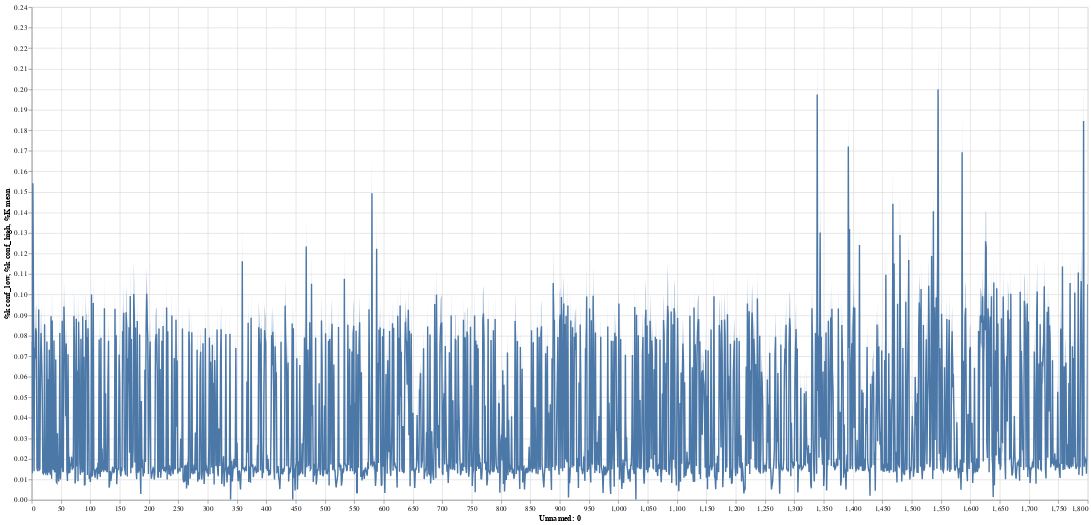

Notebook cell for this chart:
### Code cell
import altair as alt

line = alt.Chart(pre_joined_pitching_cnf_df.reset_index()).mark_line().encode(
    x='Unnamed: 0',
    y='%K mean'
)

band = line.mark_area(opacity=0.5).encode(
    x='Unnamed: 0',
    y='%k conf_low',
    y2='%k conf_high',
    tooltip=['name_last', 'name_first','spin_low_conf', 'spin_high_conf', 'spin_difference_conf','spin rate mean']
).properties(
    width=1500,
    height=700
).interactive()

band + line

### Figure 1 — Vega-Lite specification as saved in the notebook (floating-point values rounded to 4 significant figures; data arrays with more than 128 entries replaced by an {"elided": "..."} marker saying what was removed)
{"config": {"view": {"continuousWidth": 400, "continuousHeight": 300}}, "layer": [{"mark": {"type": "area", "opacity": 0.5}, "encoding": {"tooltip": [{"type": "nominal", "field": "name_last"}, {"type": "nominal", "field": "name_first"}, {"type": "quantitative", "field": "spin_low_conf"}, {"type": "quantitative", "field": "spin_high_conf"}, {"type": "quantitative", "field": "spin_difference_conf"}, {"type": "quantitative", "field": "spin rate mean"}], "x": {"type": "quantitative", "field": "Unnamed: 0"}, "y": {"type": "quantitative", "field": "%k conf_low"}, "y2": {"field": "%k conf_high"}}, "height": 700, "selection": {"selector040": {"type": "interval", "bind": "scales", "encodings": ["x", "y"]}}, "width": 1500}, {"mark": "line", "encoding": {"x": {"type": "quantitative", "field": "Unnamed: 0"}, "y": {"type": "quantitative", "field": "%K mean"}}}], "data": {"name": "data-5fda65273865138f3c7dfdc1388736fd"}, "$schema": "https://vega.github.io/schema/vega-lite/v4.8.1.json", "datasets": {"data-5fda65273865138f3c7dfdc1388736fd": {"elided": "1801 records"}}}
